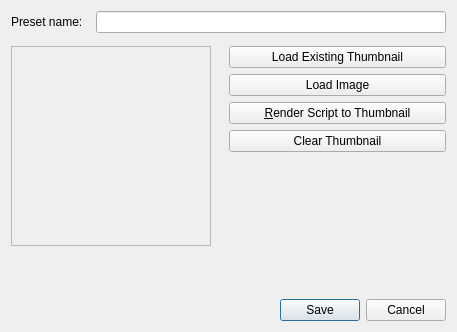
<?xml version="1.0" encoding="utf-8"?>
<ui version="4.0">
 <author>
    SPDX-FileCopyrightText: none
    SPDX-License-Identifier: GPL-3.0-or-later
  </author>
 <class>WdgSeExprSavePreset</class>
 <widget class="QWidget" name="WdgSeExprSavePreset">
  <property name="geometry">
   <rect>
    <x>0</x>
    <y>0</y>
    <width>457</width>
    <height>332</height>
   </rect>
  </property>
  <property name="sizePolicy">
   <sizepolicy hsizetype="Preferred" vsizetype="Preferred">
    <horstretch>0</horstretch>
    <verstretch>0</verstretch>
   </sizepolicy>
  </property>
  <property name="windowTitle">
   <string>Save SeExpr Preset</string>
  </property>
  <layout class="QVBoxLayout" name="verticalLayout_4">
   <property name="spacing">
    <number>13</number>
   </property>
   <item>
    <layout class="QHBoxLayout" name="presetNameLayout">
     <item>
      <widget class="QLabel" name="newPresetNameLabel">
       <property name="text">
        <string>Preset name:</string>
       </property>
      </widget>
     </item>
     <item>
      <widget class="QLineEdit" name="newPresetNameTextField">
       <property name="minimumSize">
        <size>
         <width>220</width>
         <height>0</height>
        </size>
       </property>
      </widget>
     </item>
    </layout>
   </item>
   <item>
    <layout class="QHBoxLayout" name="presetThumbnailManagementLayout">
     <property name="spacing">
      <number>18</number>
     </property>
     <item>
      <layout class="QVBoxLayout" name="presetThumbnailLayout">
       <property name="spacing">
        <number>2</number>
       </property>
       <item>
        <widget class="QLabel" name="presetThumbnailWidget">
         <property name="sizePolicy">
          <sizepolicy hsizetype="Preferred" vsizetype="MinimumExpanding">
           <horstretch>0</horstretch>
           <verstretch>0</verstretch>
          </sizepolicy>
         </property>
         <property name="minimumSize">
          <size>
           <width>200</width>
           <height>200</height>
          </size>
         </property>
         <property name="maximumSize">
          <size>
           <width>200</width>
           <height>200</height>
          </size>
         </property>
         <property name="frameShape">
          <enum>QFrame::StyledPanel</enum>
         </property>
         <property name="frameShadow">
          <enum>QFrame::Raised</enum>
         </property>
        </widget>
       </item>
       <item>
        <spacer name="verticalSpacer_2">
         <property name="orientation">
          <enum>Qt::Vertical</enum>
         </property>
         <property name="sizeHint" stdset="0">
          <size>
           <width>20</width>
           <height>40</height>
          </size>
         </property>
        </spacer>
       </item>
      </layout>
     </item>
     <item>
      <layout class="QVBoxLayout" name="presetLoadThumbnailLayout">
       <property name="spacing">
        <number>6</number>
       </property>
       <item>
        <widget class="QPushButton" name="loadExistingThumbnailButton">
         <property name="text">
          <string>Load Existing Thumbnail</string>
         </property>
        </widget>
       </item>
       <item>
        <widget class="QPushButton" name="loadImageIntoThumbnailButton">
         <property name="text">
          <string comment="Load Image as Thumbnail button">Load Image</string>
         </property>
        </widget>
       </item>
       <item>
        <widget class="QPushButton" name="loadRenderFromScriptButton">
         <property name="text">
          <string>&amp;Render Script to Thumbnail</string>
         </property>
        </widget>
       </item>
       <item>
        <widget class="QPushButton" name="clearPresetThumbnailButton">
         <property name="text">
          <string>Clear Thumbnail</string>
         </property>
        </widget>
       </item>
       <item>
        <spacer name="verticalSpacer">
         <property name="orientation">
          <enum>Qt::Vertical</enum>
         </property>
         <property name="sizeHint" stdset="0">
          <size>
           <width>20</width>
           <height>40</height>
          </size>
         </property>
        </spacer>
       </item>
      </layout>
     </item>
    </layout>
   </item>
   <item>
    <widget class="QDialogButtonBox" name="buttons">
     <property name="standardButtons">
      <set>QDialogButtonBox::Cancel|QDialogButtonBox::Save</set>
     </property>
    </widget>
   </item>
  </layout>
 </widget>
 <resources/>
 <connections/>
</ui>
